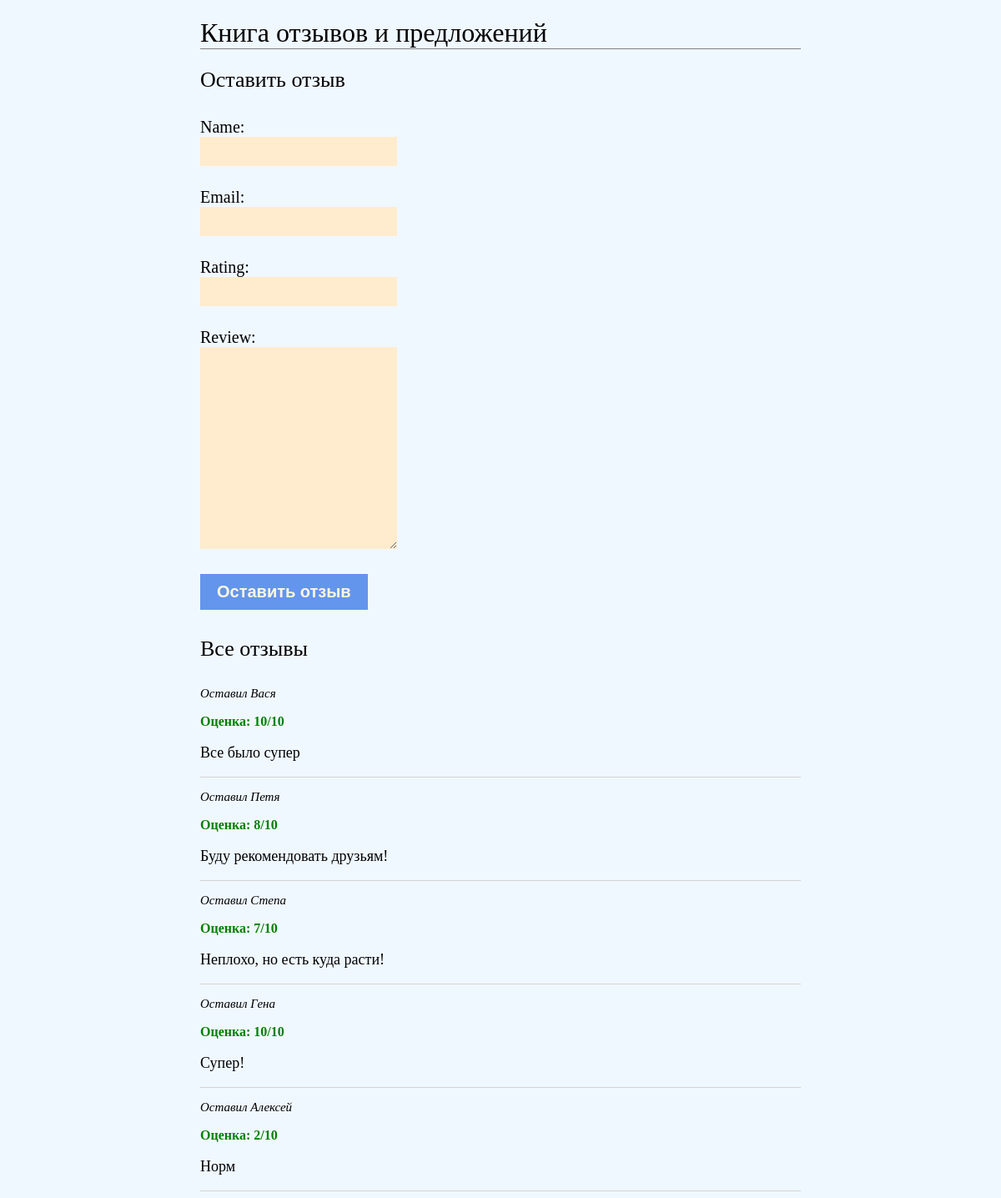
The page / on the database its author committed.
### reviews/models.py (models this page shows, shortened)
class Review(models.Model):
    name = models.CharField(max_length=25)
    email = models.EmailField()
    rating = models.IntegerField(validators=[MinValueValidator(1), MaxValueValidator(10)])
    review = models.TextField()

### reviews/views.py (the view, shortened to what this page needs)
# urls.py: path('', ReviewsView.as_view(), name='reviews')
class ReviewsView(View):
    def get(self, request):
        form = ReviewForm()
        reviews = Review.objects.all()
        return render(request, 'reviews.html', {'form': form, 'reviews': reviews})

### reviews/forms.py
class ReviewForm(forms.ModelForm):
    class Meta:
        model = Review
        fields = ['name', 'email', 'rating', 'review']
        widgets = {
            'rating': forms.NumberInput(attrs={'min': 1, 'max': 10})
        }

### reviews/templates/reviews.html (shortened to what this page needs)
{% extends 'base.html' %}
{% block content %}
<h1>Книга отзывов и предложений</h1>
<div class="review-form">
    <h2>Оставить отзыв</h2>
    <form method="POST">
        {{ form.as_p }}
        <p><input type="submit" value="Оставить отзыв"></p>
    </form>
</div>
<div class="reviews">
    <h2>Все отзывы</h2>
    {% for review in reviews %}
        <div class="review">
            <p class="user">Оставил {{ review.name }}</p>
            <p class="rating">Оценка: {{ review.rating }}/10</p>
            <p class="review-text">{{ review.review }}</p>
        </div>
    {% endfor %}
</div>
{% endblock %}

### reviews/templates/base.html (shortened to what this page needs)
{% load static %}
<!DOCTYPE html>
<html lang="en">
<head>
    <link rel="stylesheet" href="{% static 'css/style.css' %}" type="text/css">
</head>
<body>
    {% block content %}
    {% endblock content %}
</body>
</html>

### reviews/static/css/style.css (style rules this page uses)
body { margin-left: 20%; margin-right: 20%; background-color: aliceblue; }
h1 { font-weight: normal; border-bottom: 1px solid grey; }
h2 { font-weight: normal; margin-bottom: 30px; font-size: 26px; }
input, textarea { margin-bottom: 10px; background: blanchedalmond; border: 0; padding: 6px 10px; font-size: 20px; width: 30%; }
input[type=submit] { font-weight: bold; background-color: cornflowerblue; color: cornsilk; padding: 10px 20px; font-size: 20px; width: auto; }
label { display: block; font-size: 20px; }
.review { border-bottom: 0.5px solid lightgrey; }
.review-text { font-size: large; }
.user { font-size: 15px; font-style: italic; }
.rating { color: green; font-weight: bolder; }

### rows shown on the page
Review: name "Вася", rating "10", review "Все было супер"
Review: name "Петя", rating "8", review "Буду рекомендовать друзьям!"
Review: name "Степа", rating "7", review "Неплохо, но есть куда расти!"
Review: name "Гена", rating "10", review "Супер!"
Review: name "Алексей", rating "2", review "Норм"
